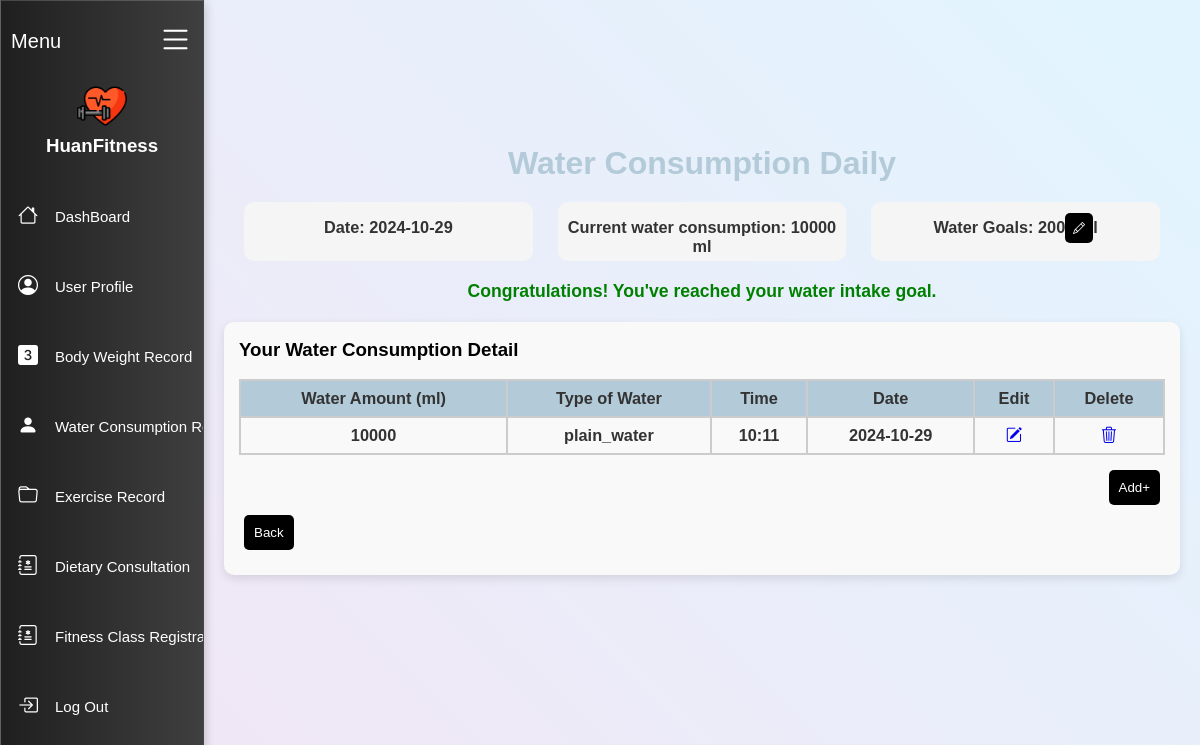
The app's page /MainWaterCon.php?date=2024-10-29 (signed in) with its own data.
### tables this page shows
CREATE TABLE `water_consumption` (
  `water_id` int(11) NOT NULL,
  `user_id` int(11) DEFAULT NULL,
  `date` date DEFAULT NULL,
  `time` varchar(50) DEFAULT NULL,
  `type` varchar(50) DEFAULT NULL,
  `other_type` varchar(100) DEFAULT NULL,
  `amount` varchar(50) DEFAULT NULL,
  `goal_amount` varchar(255) DEFAULT NULL
);

### MainWaterCon.php (the view, shortened to what this page needs)
<?php
    $servername = "localhost";
    $username = "root";
    $password = "";
    $dbname = "user_information";
    $conn = mysqli_connect($servername, $username, $password, $dbname);
    $user_id = isset($_SESSION['user_id']) ? $_SESSION['user_id'] : null;
    $selected_date = isset($_GET['date']) ? $_GET['date'] : date("Y-m-d");
    $sql_consumed = "SELECT SUM(amount) AS total_consumed
                    FROM water_consumption
                    WHERE date = ? AND user_id = ?";
    $stmt_consumed = mysqli_prepare($conn, $sql_consumed);
    mysqli_stmt_bind_param($stmt_consumed, "si", $selected_date, $user_id);
    mysqli_stmt_execute($stmt_consumed);
    $result_consumed = mysqli_stmt_get_result($stmt_consumed);
    $total_consumed = 0;
    if ($row_consumed = mysqli_fetch_assoc($result_consumed)) {
        $total_consumed = $row_consumed['total_consumed'];
    }
    $sql_goal = "SELECT goal_amount
                FROM water_consumption
                WHERE date = ? AND user_id = ?
                ORDER BY date DESC LIMIT 1";
    $stmt_goal = mysqli_prepare($conn, $sql_goal);
    mysqli_stmt_bind_param($stmt_goal, "si", $selected_date, $user_id);
    mysqli_stmt_execute($stmt_goal);
    $result_goal = mysqli_stmt_get_result($stmt_goal);
    $daily_goal = ($row_goal = mysqli_fetch_assoc($result_goal)) ? $row_goal['goal_amount'] : 0;
    $goal_achieved = $daily_goal !== null && $total_consumed >= $daily_goal;
    $sql_all_data = "SELECT date, SUM(amount) as total_amount, goal_amount
                     FROM water_consumption
                     WHERE user_id = ?
                     GROUP BY date
                     ORDER BY date ASC";
    $stmt_all_data = mysqli_prepare($conn, $sql_all_data);
    mysqli_stmt_bind_param($stmt_all_data, "i", $user_id);
    mysqli_stmt_execute($stmt_all_data);
    $result_all_data = mysqli_stmt_get_result($stmt_all_data);
    $all_data = [];
    while($row = mysqli_fetch_assoc($result_all_data)) {
        $all_data[] = $row;
    }
    $total_records = count($all_data);
    $periods_needed = ceil($total_records / 7);
    $sql_details = "SELECT *
                    FROM water_consumption
                    WHERE date = ? AND user_id = ?";
    $stmt_details = mysqli_prepare($conn, $sql_details);
    mysqli_stmt_bind_param($stmt_details, "si", $selected_date, $user_id);
    mysqli_stmt_execute($stmt_details);
    $result_details = mysqli_stmt_get_result($stmt_details);
?>
<!DOCTYPE html>
<html lang="en">
<head>
    <link rel="stylesheet" href="css/navBar.css">
    <link rel="stylesheet" href="css/Water_Con.css">
    <link rel="stylesheet" href="https://cdn.jsdelivr.net/npm/bootstrap-icons@1.10.5/font/bootstrap-icons.css">
</head>
<body style = "background: linear-gradient(45deg, #f3e5f5, #e1f5fe);">
    <div class="container add" id="container">
        <div class="brand">
            <h3>Menu</h3>
            <a href="#" id="toggle"><i class="bi bi-list"></i></a>
        </div>
        <div class="user">
            <img src="css/img/dumbbell.png" alt="">
            <div class="name">
                <h3 style = "color:white">HuanFitness</h3>
            </div>
        </div>
        <div class="navbar">
            <ul>
                <li><a href="dashboard.php"><i class="bi bi-house"></i><span>DashBoard</span></a></li>
                <li><a href="user_profile.php"><i class="bi bi-person-circle"></i><span>User Profile</span></a></li>
                <li><a href="weight.php"><i class="bi bi-3-square-fill"></i><span>Body Weight Record</span></a></li>
                <li><a href="MainWaterCon.php"><i class="bi bi-person-fill"></i><span>Water Consumption Record</span></a></li>
                <li><a href="exercise_index.php"><i class="bi bi-folder"></i><span>Exercise Record</span></a></li>
                <li><a href="consultation_category.php"><i class="bi bi-journal-medical"></i><span>Dietary Consultation</span></a></li>
                <li><a href="fitness_class.php"><i class="bi bi-journal-medical"></i><span>Fitness Class Registration</span></a></li>
                <li><a href="logout.php"><i class="bi bi-box-arrow-in-right"></i><span>Log Out</span></a></li>
            </ul>
        </div>
    </div>
    <div class="main-content">
            <?php if (!isset($_GET['date'])): ?>
                <h1>Water Consumption Weekly</h1><br>
                <div class="water-summary">
                    <div class="water-details">
                    <h3>Your Water Consumption Detail</h3><br>
                <?php
                for($i = 0; $i < $periods_needed; $i++) {
                    $start = $i * 7;
                    $period_total = 0;
                ?>
                    <table>
                        <thead>
                            <tr>
                                <th>Date</th>
                                <th>Total Water Amount (ml)</th>
                                <th>Water Goal (ml)</th>
                                <th>View / Edit</th>
                            </tr>
                        </thead>
                        <tbody>
                            <?php
                            $end = min($start + 7, $total_records);
                            for($j = $start; $j < $end; $j++) {
                                $row = $all_data[$j];
                                $period_total += $row['total_amount'];
                            ?>
                                <tr>
                                    <td><?= $row['date'] ?></td>
                                    <td><?= $row['total_amount'] ?> ml</td>
                                    <td><?= $row['goal_amount'] ? $row['goal_amount'] : 0 ?></td>
                                    <td><a href="MainWaterCon.php?date=<?= $row['date'] ?>" title="View/Edit"><i class="bi bi-pencil-square"></i></a></td>
                                </tr>
                            <?php
                            }
                            ?>
                                    <tr class="weekly-summary">
                                        <td colspan="4">
                                            Weekly Total (<?= $all_data[$start]['date'] ?> to <?= $all_data[$end - 1]['date'] ?>):
                                            <?= $period_total ?> ml
                                        </td>
                                    </tr>
                            </tbody>
                        </table>
                        <br>
                        <?php
                        }
                        ?>
                            <div class="buttons">
                                <button class="add-btn" onclick="location.href='AddWaterCon.php'">Add New Date Water</button>
                            </div>
                    </div>
                </div>
            <?php else: ?>
                <h1>Water Consumption Daily</h1>
                    <div class="water-info">
                        <div class="water-status-container">
                            <div class="consumption-status">
                                <div>Date: <?= $selected_date ?></div>
                            </div>
                            <div class="consumption-status">
                                <div>Current water consumption: <?= $total_consumed ?> ml</div>
                            </div>
                            <div class="consumption-status">
                                <div>Water Goals:
                                    <?php if ($daily_goal !== null): ?>
                                        <?= $daily_goal ?> ml
                                        <div class="buttons">
                                        <a class="edit-goals" href="UpSetWaterCon.php" title="Edit Goal"><i class="bi bi-pencil"></i></a>
                                    </div>
                                <?php endif; ?>
                            </div>
                        </div>
                        </div>
                        <?php if ($goal_achieved): ?>
                                <p style="color: green; font-weight: bold; font-size: 1.1em; text-align: center;">Congratulations! You've reached your water intake goal.</p>
                        <?php endif; ?>
                        <div class="water-details">
                            <h3>Your Water Consumption Detail</h3><br>
                                <table>
                                    <thead>
                                        <tr>
                                            <th>Water Amount (ml)</th>
                                            <th>Type of Water</th>
                                            <th>Time</th>
                                            <th>Date</th>
                                            <th>Edit</th>
                                            <th>Delete</th>
                                        </tr>
                                    </thead>
                                    <tbody>
                                        <?php if ($row = mysqli_num_rows($result_details) > 0): ?>
                                            <?php while ($row = mysqli_fetch_assoc($result_details)): ?>
                                            <tr>
                                                <td><?= $row['amount'] ?></td>
                                                <?php
                                                $displayType = ($row['type'] === "other" && !empty($row['other_type'])) ? $row['other_type'] : $row['type'];
                                                ?>
                                                <td><?= $displayType ?></td>
                                                <td><?= $row['time'] ?></td>
                                                <td><?= $row['date'] ?></td>
                                                <td><a href="EditWaterCon.php?water_id=<?=$row['water_id']?>" title="Edit"><i class="bi bi-pencil-square"></i></a></td>
                                                <td><a href="DeleteWaterCon.php?water_id=<?= $row['water_id'] ?>&date=<?= $selected_date ?>" title="Delete"><i class="bi bi-trash3"></i></a></td>
                                            </tr>
                                        <?php endwhile; ?>
                                        <?php else: ?>
                                            <tr>
                                                <td colspan="6">No water consumption data found for <?= $selected_date ?>.</td>
                                            </tr>
                                        <?php endif; ?>
                                    </tbody>
                                </table>
                                    <div class="buttons">
                                        <button class="adds-btn" onclick="location.href='AddWaterCon.php'" title="Add New Water Consumption">Add+</button>
                                    </div>
                                        <button class="backs-btn" onclick="location.href='MainWaterCon.php'" title="Back to previous page">Back</button>
                        </div>
            </div>
            <?php endif; ?>
        </div>
    </body>
</html>

### css/navBar.css (style rules this page uses)
:root { --primary-color: #fff; --navbar-background: #2c2c2c; --navbar-hover-background: rgba(255, 255, 255, 0.2); --text-color: #fff; }
* { margin: 0; padding: 0; box-sizing: border-box; font-family: 'Poppins', sans-serif; }
body { display: flex; width: 100%; height: 100%; align-items: center; justify-content: flex-start; background-repeat: no-repeat; background-position: center; background-size: cover; }
.container { display: flex; flex-direction: column; width: 17%; height: 100vh; align-items: center; background: linear-gradient(90deg, #1f1f1f, #3f3f3f); box-shadow: 0px 4px 10px 1px rgba(0, 0, 0, 0.2); overflow: hidden; transition: width 0.5s ease; backdrop-filter: blur(30px); -webkit-backdrop-filter: blur(3px); border: 1px solid rgba(255, 255, 255, 0.18); position: relative; }
.container .navbar ul { list-style-type: none; display: flex; flex-direction: column; height: auto; width: 100%; align-items: flex-start; justify-content: center; transition: width 0.5s ease; white-space: nowrap; }
.container .brand { display: flex; width: 90%; height: 40px; padding: 0 0px; margin: 20px 10px; align-items: center; justify-content: space-between; }
.container .brand h3 { font-weight: 500; font-size: 20px; color: var(--text-color); }
.container .brand a i { color: var(--primary-color); font-size: 35px; }
.container .navbar { display: flex; width: 100%; height: auto; margin: 20px 0; align-items: center; justify-content: center; }
.container .navbar ul li { height: 50px; width: 100%; margin: 10px 0; }
.container .navbar ul li a { display: flex; width: 100%; height: 100%; text-decoration: none; border-radius: 7px; align-items: center; justify-content: left; color: var(--text-color); transition: background 0.3s ease, color 0.3s ease; }
.container .navbar ul li a span { font-size: 15px; font-weight: 300; }
.container .navbar ul li a i { font-size: 20px; margin: 0 17px; }
.container .user { display: flex; flex-direction: column; gap: 4px; width: 100%; height: 80px; align-items: center; text-align: center; }
.container .user img { width: 50px; height: 50px; }
.container .user .name { display: flex; flex-direction: column; }
.main-content { flex-grow: 1; padding: 20px; overflow-y: auto; }

### css/Water_Con.css (style rules this page uses)
.main-content h1 { margin-top: 20px; margin-bottom: 10px; text-align: center; color:#B3CAD8; }
.water-info { margin-top: 10px; margin-bottom: 100px; }
.water-status-container { display: flex; gap: 5px; justify-content: space-between; margin-top: 10px; padding: 10px; }
.consumption-status { flex: 1; background-color: #f5f5f5; padding-bottom:5px; padding-top: 16px; border-radius: 10px; text-align: center; align-items: center; margin: 0 10px; margin-bottom: 10px; font-weight: bold; font-size: 1.02em; color: #333; }
.edit-goals { display: flex; background-color: #000; color: white; border: none; padding: 8px; border-radius: 5px; font-size: 12px; margin-right: 67px; margin-bottom: 11px; margin-top: -39px; cursor: pointer; }
.water-details { background-color: #f9f9f9; padding: 15px; padding-top: 17px; padding-bottom: -100px; border-radius: 10px; margin-top: 20px; box-shadow: 0px 4px 10px rgba(0, 0, 0, 0.1); }
.water-details table { width: 100%; border-collapse: collapse; }
.water-details table th { background-color: #B3CAD8; }
.water-details table th, .water-details table td { border: 2px solid #ccc; padding: 8px; text-align: center; margin-bottom: 10px; font-weight: bold; font-size: 1.02em; color: #333; }
.buttons { display: flex; justify-content: space-between; margin-top: 15px ; }
.buttons { margin-top: 15px; display: flex; justify-content: flex-end; }
.backs-btn { display: flex; justify-content: flex-start; background-color: #000; color: white; border: none; padding: 10px; border-radius: 5px; margin-left: 5px; margin-bottom: 10px; text-align: center; }
.adds-btn { background-color: #000; color: white; border: none; padding: 10px; border-radius: 5px; margin-bottom: 10px; margin-right: 5px; text-align: center; }

### records on screen
water_consumption: goal_amount "2000", amount "10000", type "plain_water", time "10:11", date "2024-10-29"

### other values on screen
$selected_date "2024-10-29"
$total_consumed "10000"
